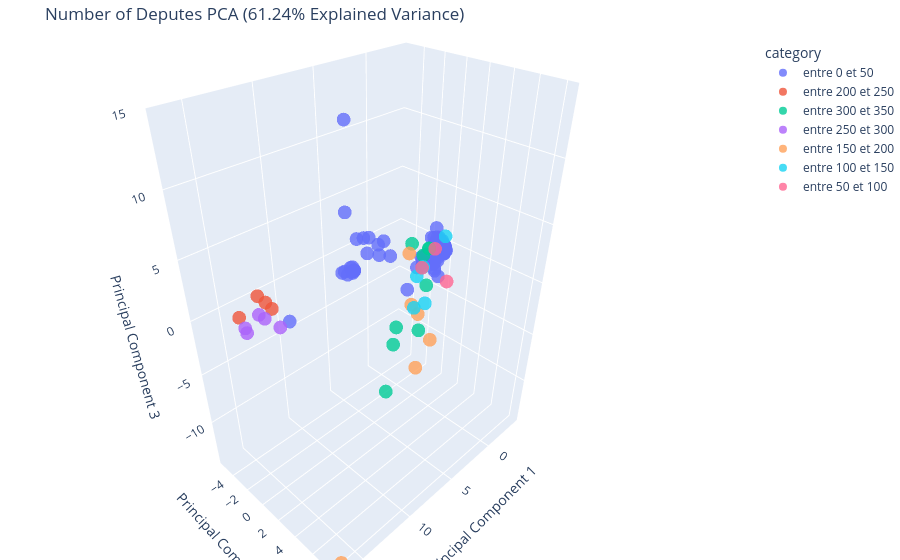

The cell this chart's notebook holds for it:
### Code cell
import plotly.express as px
import pandas as pd
total_explained_variance = sum(pca.explained_variance_ratio_[:3]) * 100
# Création du DataFrame avec les trois premières composantes principales
pca_3d_df = pd.DataFrame(main[:, :3], columns=["PC1", "PC2", "PC3"])
pca_3d_df["y"] = list(df["deputes"])

# Création de la colonne pour les tranches de députés
pca_3d_df["category"] = pca_3d_df["y"].apply(lambda x: f"entre {(x//50)*50} et {((x//50)+1)*50}")

# Création de la figure interactive avec Plotly
fig = px.scatter_3d(
    pca_3d_df, 
    x="PC1", y="PC2", z="PC3",
    color="category",  # Couleur basée sur les tranches de députés
    hover_data={"y": True},  # Affichage du nombre exact de députés au survol
    opacity=0.8
)

# Ajout du titre et des labels
fig.update_layout(
    title=f"Number of Deputes PCA ({total_explained_variance:.2f}% Explained Variance)",
    scene=dict(
        xaxis_title="Principal Component 1",
        yaxis_title="Principal Component 2",
        zaxis_title="Principal Component 3"
    ),
    margin=dict(l=0, r=0, b=0, t=40)
)

# Affichage de la figure interactive
fig.show()

### Figure 1 — Plotly figure (JSON) as saved in the notebook; plotly's stock layout.template omitted (floating-point values rounded to 4 significant figures; data arrays with more than 128 entries replaced by an {"elided": "..."} marker saying what was removed)
{"data": [{"customdata": {"elided": "139x1 int values"}, "hovertemplate": "category=entre 0 et 50<br>PC1=%{x}<br>PC2=%{y}<br>PC3=%{z}<br>y=%{customdata[0]}<extra></extra>", "legendgroup": "entre 0 et 50", "marker": {"color": "#636efa", "opacity": 0.8, "symbol": "circle"}, "mode": "markers", "name": "entre 0 et 50", "scene": "scene", "showlegend": true, "type": "scatter3d", "x": {"elided": "139 float values"}, "y": {"elided": "139 float values"}, "z": {"elided": "139 float values"}}, {"customdata": [[204], [204], [204], [204]], "hovertemplate": "category=entre 200 et 250<br>PC1=%{x}<br>PC2=%{y}<br>PC3=%{z}<br>y=%{customdata[0]}<extra></extra>", "legendgroup": "entre 200 et 250", "marker": {"color": "#EF553B", "opacity": 0.8, "symbol": "circle"}, "mode": "markers", "name": "entre 200 et 250", "scene": "scene", "showlegend": true, "type": "scatter3d", "x": [11.66, 12.04, 11.95, 13.73], "y": [-4.085, -5.234, -4.41, -5.41], "z": [-0.8894, -0.1181, -0.3348, -1.32]}, {"customdata": [[320], [320], [320], [320], [314], [314], [314], [314], [314]], "hovertemplate": "category=entre 300 et 350<br>PC1=%{x}<br>PC2=%{y}<br>PC3=%{z}<br>y=%{customdata[0]}<extra></extra>", "legendgroup": "entre 300 et 350", "marker": {"color": "#00cc96", "opacity": 0.8, "symbol": "circle"}, "mode": "markers", "name": "entre 300 et 350", "scene": "scene", "showlegend": true, "type": "scatter3d", "x": [6.311, 6.798, 7.943, 10.69, -0.4095, -0.1988, 0.4445, 1.631, 4.225], "y": [5.644, 3.978, 4.784, 6.752, 0.6142, 0.8925, 0.853, 2.328, 2.923], "z": [-0.4811, -0.8738, -1.325, -2.634, -2.291, 1.426, 1.043, 2.784, 4.497]}, {"customdata": [[295], [295], [295], [295], [295]], "hovertemplate": "category=entre 250 et 300<br>PC1=%{x}<br>PC2=%{y}<br>PC3=%{z}<br>y=%{customdata[0]}<extra></extra>", "legendgroup": "entre 250 et 300", "marker": {"color": "#ab63fa", "opacity": 0.8, "symbol": "circle"}, "mode": "markers", "name": "entre 250 et 300", "scene": "scene", "showlegend": true, "type": "scatter3d", "x": [14.0, 13.08, 14.11, 12.78, 12.17], "y": [-4.308, -3.708, -3.958, -3.474, -2.511], "z": [-1.555, -0.5007, -1.739, -0.888, -1.486]}, {"customdata": [[196], [196], [196], [196], [196], [172]], "hovertemplate": "category=entre 150 et 200<br>PC1=%{x}<br>PC2=%{y}<br>PC3=%{z}<br>y=%{customdata[0]}<extra></extra>", "legendgroup": "entre 150 et 200", "marker": {"color": "#FFA15A", "opacity": 0.8, "symbol": "circle"}, "mode": "markers", "name": "entre 150 et 200", "scene": "scene", "showlegend": true, "type": "scatter3d", "x": [16.65, 9.551, 7.787, 7.351, 6.21, 3.949], "y": [8.386, 8.259, 7.886, 6.388, 4.806, 2.466], "z": [-13.91, -0.2883, 0.7889, 1.855, 1.236, 3.399]}, {"customdata": [[100], [100], [100], [100], [100]], "hovertemplate": "category=entre 100 et 150<br>PC1=%{x}<br>PC2=%{y}<br>PC3=%{z}<br>y=%{customdata[0]}<extra></extra>", "legendgroup": "entre 100 et 150", "marker": {"color": "#19d3f3", "opacity": 0.8, "symbol": "circle"}, "mode": "markers", "name": "entre 100 et 150", "scene": "scene", "showlegend": true, "type": "scatter3d", "x": [5.535, 3.927, 5.218, 1.669, 2.597], "y": [4.47, 4.133, 6.561, 1.904, 2.116], "z": [0.4495, -0.1367, 6.935, 0.9957, 0.6724]}, {"customdata": [[90], [62], [75]], "hovertemplate": "category=entre 50 et 100<br>PC1=%{x}<br>PC2=%{y}<br>PC3=%{z}<br>y=%{customdata[0]}<extra></extra>", "legendgroup": "entre 50 et 100", "marker": {"color": "#FF6692", "opacity": 0.8, "symbol": "circle"}, "mode": "markers", "name": "entre 50 et 100", "scene": "scene", "showlegend": true, "type": "scatter3d", "x": [-0.1075, 1.974, -1.975], "y": [2.892, 2.058, 0.04328], "z": [-0.7008, 1.132, 0.288]}], "layout": {"legend": {"title": {"text": "category"}, "tracegroupgap": 0}, "margin": {"b": 0, "l": 0, "r": 0, "t": 40}, "scene": {"domain": {"x": [0, 1], "y": [0, 1]}, "xaxis": {"title": {"text": "Principal Component 1"}}, "yaxis": {"title": {"text": "Principal Component 2"}}, "zaxis": {"title": {"text": "Principal Component 3"}}}, "title": {"text": "Number of Deputes PCA (61.24% Explained Variance)"}}}
